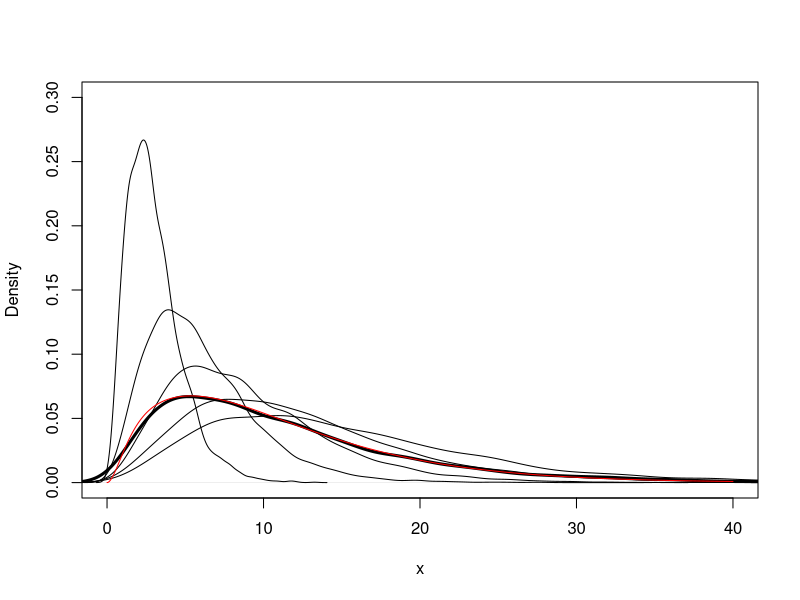

R code for this plot:
n = 5000
lambda = c(1, 1/2, 1/3, 1/4, 1/5)
p = (1:5)/15
rate = sample(lambda, n, replace = TRUE, prob = p)
x = rgamma(n, shape=3, rate=rate)

plot(density(x), xlim=c(0,40), ylim=c(0,.3), lwd=3, xlab="x", main="")
for (i in 1:5) {
  lines(density(rgamma(n, 3, lambda[i])))
}

f = function(x, lambda, theta) {
    sum(dgamma(x, 3, lambda) * theta)
}

x = seq(0, 40, length=1000)
dim(x) = length(x)
y = apply(x, 1, f, lambda=lambda, theta=p)
lines(x, y, col="red")